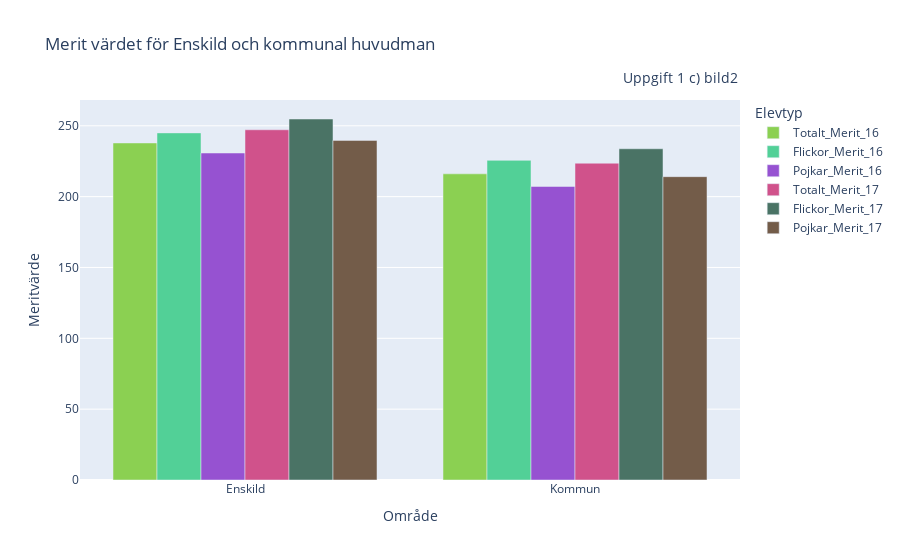

Notebook code cell kept with this figure:
### Code cell
colour2 = {
    "Totalt_Merit_16": "#8bd052",
    "Flickor_Merit_16": "#52D097",
    "Pojkar_Merit_16": "#9652D1",
    "Totalt_Merit_17": "#d0528b",
    "Flickor_Merit_17": "#4A7365",
    "Pojkar_Merit_17": "#735C49",
}

fig = px.bar(
    df_merit_16_17.reset_index(),
    x="Område",
    y=[
        "Totalt_Merit_16",
        "Flickor_Merit_16",
        "Pojkar_Merit_16",
        "Totalt_Merit_17",
        "Flickor_Merit_17",
        "Pojkar_Merit_17",
    ],
    barmode="group",
    title="Merit värdet för Enskild och kommunal huvudman",
    labels={"value": "Meritvärde", "variable": "Elevtyp"},
    color_discrete_map=colour2

    
)

fig.update_layout(
    annotations=[
        dict(
            x=1,
            y=1.09,
            xref="paper",
            yref="paper",
            text="Uppgift 1 c) bild2",
            showarrow=False,
            font=dict(size=14)
        )
    ]
)

# fig.write_html("visualisering/1c_Merit_per_huvudman.html")

fig.show()

### Figure 1 — Plotly figure (JSON) as saved in the notebook; plotly's stock layout.template omitted (floating-point values rounded to 4 significant figures)
{"data": [{"alignmentgroup": "True", "hovertemplate": "Elevtyp=Totalt_Merit_16<br>Område=%{x}<br>Meritvärde=%{y}<extra></extra>", "legendgroup": "Totalt_Merit_16", "marker": {"color": "#8bd052", "pattern": {"shape": ""}}, "name": "Totalt_Merit_16", "offsetgroup": "Totalt_Merit_16", "orientation": "v", "showlegend": true, "textposition": "auto", "type": "bar", "x": ["Enskild", "Kommun"], "xaxis": "x", "y": [237.9, 216.1], "yaxis": "y"}, {"alignmentgroup": "True", "hovertemplate": "Elevtyp=Flickor_Merit_16<br>Område=%{x}<br>Meritvärde=%{y}<extra></extra>", "legendgroup": "Flickor_Merit_16", "marker": {"color": "#52D097", "pattern": {"shape": ""}}, "name": "Flickor_Merit_16", "offsetgroup": "Flickor_Merit_16", "orientation": "v", "showlegend": true, "textposition": "auto", "type": "bar", "x": ["Enskild", "Kommun"], "xaxis": "x", "y": [245, 225.6], "yaxis": "y"}, {"alignmentgroup": "True", "hovertemplate": "Elevtyp=Pojkar_Merit_16<br>Område=%{x}<br>Meritvärde=%{y}<extra></extra>", "legendgroup": "Pojkar_Merit_16", "marker": {"color": "#9652D1", "pattern": {"shape": ""}}, "name": "Pojkar_Merit_16", "offsetgroup": "Pojkar_Merit_16", "orientation": "v", "showlegend": true, "textposition": "auto", "type": "bar", "x": ["Enskild", "Kommun"], "xaxis": "x", "y": [230.8, 207.2], "yaxis": "y"}, {"alignmentgroup": "True", "hovertemplate": "Elevtyp=Totalt_Merit_17<br>Område=%{x}<br>Meritvärde=%{y}<extra></extra>", "legendgroup": "Totalt_Merit_17", "marker": {"color": "#d0528b", "pattern": {"shape": ""}}, "name": "Totalt_Merit_17", "offsetgroup": "Totalt_Merit_17", "orientation": "v", "showlegend": true, "textposition": "auto", "type": "bar", "x": ["Enskild", "Kommun"], "xaxis": "x", "y": [247.2, 223.6], "yaxis": "y"}, {"alignmentgroup": "True", "hovertemplate": "Elevtyp=Flickor_Merit_17<br>Område=%{x}<br>Meritvärde=%{y}<extra></extra>", "legendgroup": "Flickor_Merit_17", "marker": {"color": "#4A7365", "pattern": {"shape": ""}}, "name": "Flickor_Merit_17", "offsetgroup": "Flickor_Merit_17", "orientation": "v", "showlegend": true, "textposition": "auto", "type": "bar", "x": ["Enskild", "Kommun"], "xaxis": "x", "y": [254.8, 233.8], "yaxis": "y"}, {"alignmentgroup": "True", "hovertemplate": "Elevtyp=Pojkar_Merit_17<br>Område=%{x}<br>Meritvärde=%{y}<extra></extra>", "legendgroup": "Pojkar_Merit_17", "marker": {"color": "#735C49", "pattern": {"shape": ""}}, "name": "Pojkar_Merit_17", "offsetgroup": "Pojkar_Merit_17", "orientation": "v", "showlegend": true, "textposition": "auto", "type": "bar", "x": ["Enskild", "Kommun"], "xaxis": "x", "y": [239.7, 214.1], "yaxis": "y"}], "layout": {"annotations": [{"font": {"size": 14}, "showarrow": false, "text": "Uppgift 1 c) bild2", "x": 1, "xref": "paper", "y": 1.09, "yref": "paper"}], "barmode": "group", "legend": {"title": {"text": "Elevtyp"}, "tracegroupgap": 0}, "title": {"text": "Merit värdet för Enskild och kommunal huvudman"}, "xaxis": {"anchor": "y", "domain": [0, 1], "title": {"text": "Område"}}, "yaxis": {"anchor": "x", "domain": [0, 1], "title": {"text": "Meritvärde"}}}}
